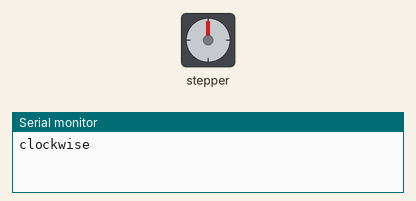
Recording of a program running on a simulated ESP32. Parts: stepper motor, the last lines printed to the serial monitor. Stepper angles assume 2048 steps per turn.

Above: at 0.15 s.
At 9.84 s:
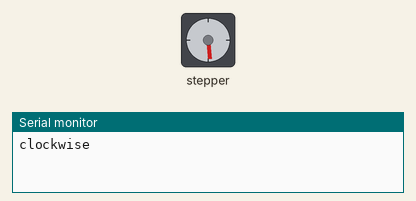
At 19.84 s:
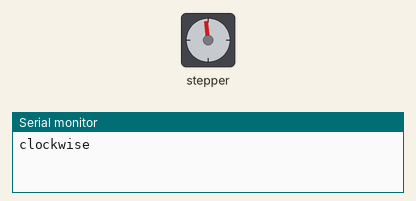
At 39.4 s:
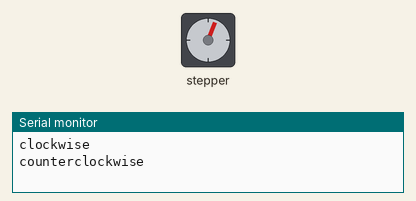
Timing chart, 0 to 40.0 s (numbered marks = the images above):
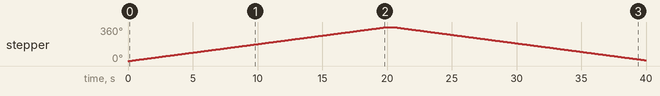

Measured:
- by itself, stepper: turns 360° clockwise in 19.9 s, then 352° counter-clockwise in 19.5 s

The program:

main.cpp
```cpp
/*
 Stepper Motor Control - one revolution

 This program drives a unipolar or bipolar stepper motor.
 The motor is attached to digital pins 8 - 11 of the Arduino.

 The motor should revolve one revolution in one direction, then
 one revolution in the other direction.


 Created 11 Mar. 2007
 Modified 30 Nov. 2009
 by Tom Igoe

 */

#include <Arduino.h>
#include <Stepper.h>


const int IN1 = 2; //Bobina 1
const int IN2 = 4; //Bobina 2
const int IN3 = 5; //Bobina 3
const int IN4 = 18; //Bobina 4

const int stepsPerRevolution = 2048;  // change this to fit the number of steps per revolution
// for your motor

// initialize the stepper library on pins 8 through 11:
//Stepper myStepper(stepsPerRevolution, 2, 4, 5, 18);
Stepper myStepper(stepsPerRevolution, 2, 5, 4, 18);

void setup() {
  // set the speed at 60 rpm:
  myStepper.setSpeed(3);
  // initialize the serial port:
  Serial.begin(115200);
}

void loop() {
  // step one revolution  in one direction:
  Serial.println("clockwise");
  myStepper.step(stepsPerRevolution);
  delay(500);

  // step one revolution in the other direction:
  Serial.println("counterclockwise");
  myStepper.step(-stepsPerRevolution);
  delay(500);
}
```
